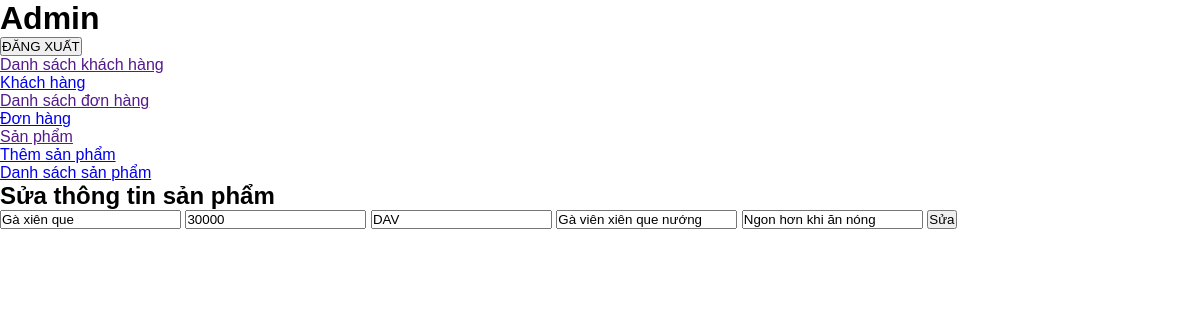
/suasp.php?cartegory_id=115, run on the app's committed database.
### tables this page shows
CREATE TABLE `sanpham` (
  `cartegory_id` int(11) NOT NULL,
  `Tensp` varchar(255) NOT NULL,
  `Gia` varchar(255) NOT NULL,
  `Hinh` text NOT NULL,
  `Mota` varchar(5000) NOT NULL,
  `Baoquan` varchar(5000) NOT NULL,
  `Madanhmuc` varchar(255) NOT NULL
);

### suasp.php (the view, shortened to what this page needs)
<?php
include "headera.php";
include "slider.php";
?>
<?php
if(!isset($_GET['cartegory_id']) || $_GET['cartegory_id'] == NULL){
    echo "<script>window.location = 'cartegorylist.php</script>";
}
else {
    $cartegory_id =$_GET['cartegory_id'];
}
    $get_cartegory =get_cartegory($cartegory_id);
    if($get_cartegory) {
        $kq = mysqli_fetch_assoc($get_cartegory);
    }
?>
<?php
function get_cartegory($cartegory_id){
    require "connect.php";
    $sql = "SELECT * FROM sanpham WHERE cartegory_id='$cartegory_id'";
    $result = mysqli_query($conn, $sql);
    return $result;
}
?>
<div class="admin-content-right">
            <div class="admin-content-right-cartegory_add">
                <h1>Sửa thông tin sản phẩm</h1>
                <form action="" method="POST">
                    <input type="text" name="Tensp" value="<?php echo $kq['Tensp']?>" >
                    <input type="text" name="Gia" value="<?php echo $kq['Gia']?>" >
                    <input type="text" name="Madanhmuc" value="<?php echo $kq['Madanhmuc']?>">
                    <input type="text" name="Mota" value="<?php echo $kq['Mota']?>">
                    <input type="text" name="Baoquan" value="<?php echo $kq['Baoquan']?>">
                    <button type="submit">Sửa</button>
                </form>
            </div>
        </div>
    </section>
</body>
</html>

### style.css (style rules this page uses)
* { padding:0; margin:0; box-sizing: border-box; font-family:'Poppins', sans-serif; cursor: pointer; }

### data on the page
sanpham: Tensp "Gà xiên que", Gia "30000", Madanhmuc "DAV", Mota "Gà viên xiên que nướng", Baoquan "Ngon hơn khi ăn nóng"
